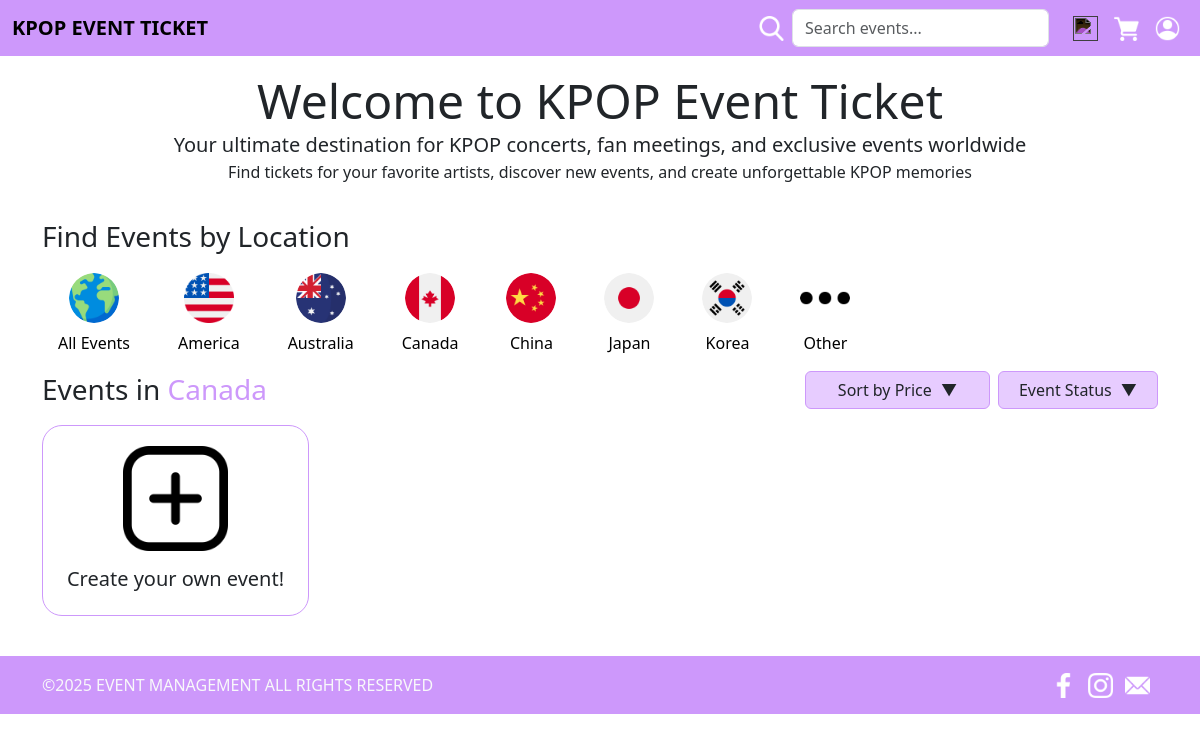
Page /?country=canada on the earlier database version.
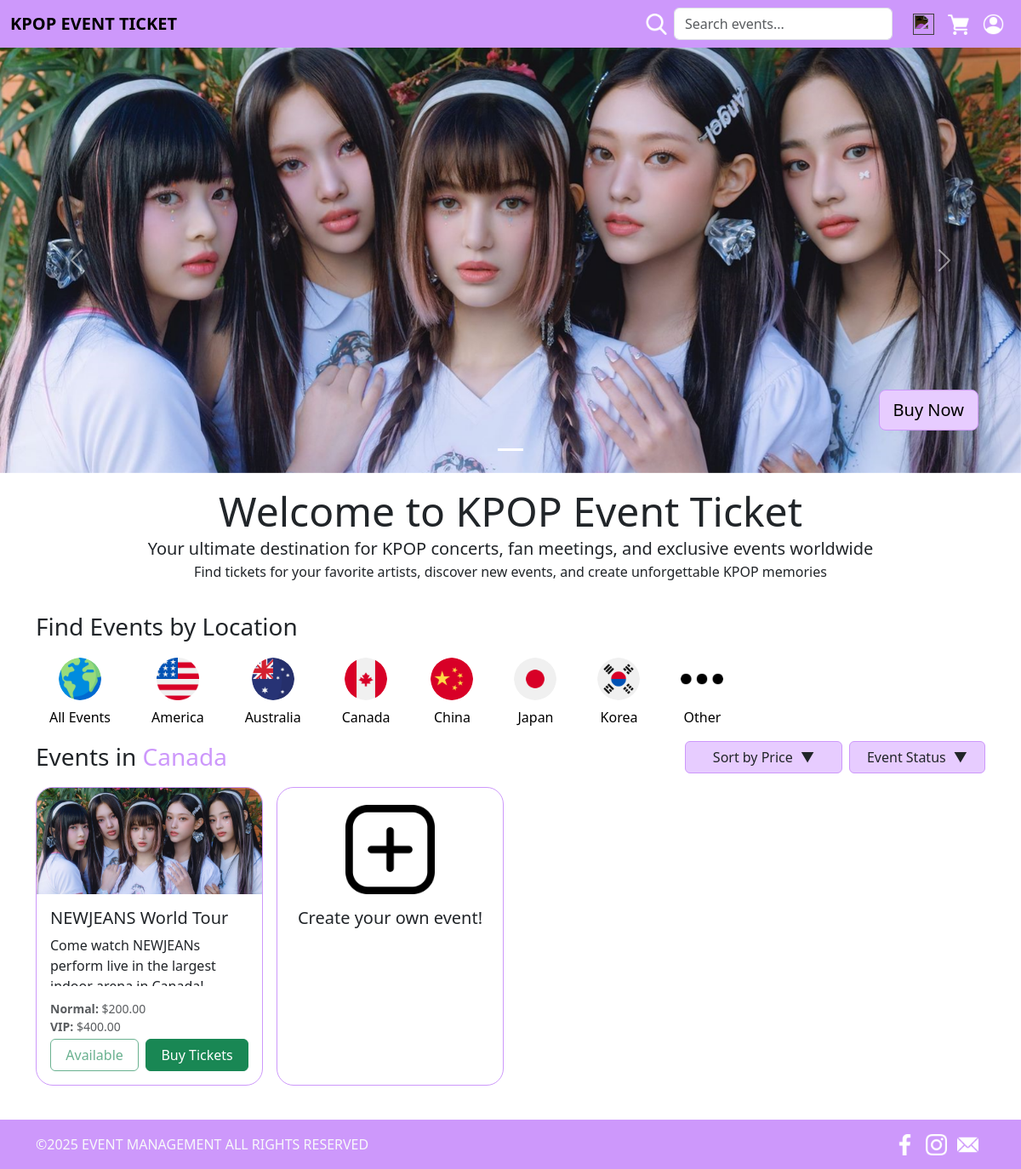
Same page on the later database version.
### website/models.py (models this page shows, shortened)
class Event(db.Model):
    __tablename__ = 'event'
    eventid = db.Column(db.Integer, db.Sequence('seq_reg_id', start=1, increment=1), primary_key=True)
    userid = db.Column(db.Integer, db.ForeignKey('user.userid'))
    artist = db.Column(db.String(100), index=True, nullable=False)
    startTime = db.Column(db.Time, index=True, nullable=False)
    date = db.Column(db.Date, index=True, nullable=False)
    location = db.Column(db.String(100), index=True, nullable=False)
    country = db.Column(db.String(100), index=True, nullable=False)
    title = db.Column(db.String(100), index=True, nullable=False)
    description = db.Column(db.String(255), index=True, nullable=False)
    image = db.Column(db.String(100), index=True, nullable=False)
    status = db.Column(db.String(50), nullable=False, default='Active')
    tags = db.Column(db.String(255), index=True, nullable=True)
    normalAvail = db.Column(db.Integer, index=True, nullable=False)
    vipAvail = db.Column(db.Integer, index=True, nullable=False)
    normalPrice = db.Column(db.Numeric(10,2), index=True, nullable=False)
    vipPrice = db.Column(db.Numeric(10,2), index=True, nullable=False)
    comments = db.relationship('Comment', backref='event', lazy=True)
    orders = db.relationship('Order', backref='event', lazy=True)
    def update_status(self):
        if self.date < date.today():
            self.status = 'Inactive'
        elif self.normalAvail == 0 and self.vipAvail == 0:
            self.status = 'Sold out'
        else:
            if self.status not in ['Available', 'Cancelled']:
                self.status = 'Available'

### website/views.py (the view)
@main_bp.route('/', methods=['GET', 'POST'])
def index():
    country_filter = request.args.get('country', '')
    status_filter = request.args.get('status', '')
    price_sort = request.args.get('price_sort', '')
    query = Event.query
    all_events = Event.query.all()
    for event in all_events:
        event.update_status()
    db.session.commit()
    if country_filter:
        if country_filter == 'other':
            excluded_countries = ['america', 'australia', 'canada', 'china', 'japan', 'korea']
            for country in excluded_countries:
                query = query.filter(~Event.country.ilike(country))
        else:
            query = query.filter(Event.country.ilike(country_filter))
    if status_filter:
        query = query.filter(Event.status == status_filter)
    if price_sort:
        query = query.filter(Event.status == 'Available')
        if price_sort == 'normal_low_to_high':
            query = query.order_by(Event.normalPrice.asc())
        elif price_sort == 'normal_high_to_low':
            query = query.order_by(Event.normalPrice.desc())
        elif price_sort == 'vip_low_to_high':
            query = query.order_by(Event.vipPrice.asc())
        elif price_sort == 'vip_high_to_low':
            query = query.order_by(Event.vipPrice.desc())
    else:
        status_order = case(
            (Event.status == 'Available', 1),
            (Event.status == 'Sold out', 2),
            (Event.status == 'Cancelled', 3),
            (Event.status == 'Inactive', 4),
            else_=5
        )
        query = query.order_by(status_order, Event.date.asc())  # Then by date
    events = query.all()
    return render_template('home.html',
                         events=events,
                         title='Home Page',
                         selected_country=country_filter,
                         selected_status=status_filter,
                         selected_price_sort=price_sort)

### website/templates/home.html (shortened to what the changed rows need)
{% extends "base.html" %}
{% block head %}
<link rel="stylesheet"  href="{{ url_for('static', filename='style/IndexStyle.css') }}">
{% endblock %}
{% block content %}
<div id="eventCarousel" class="carousel slide" data-bs-ride="carousel">
    <div class="carousel-indicators">
        {% for event in events[:4] %}
        <button type="button" data-bs-target="#eventCarousel" data-bs-slide-to="{{ loop.index0 }}"
                class="{% if loop.first %}active{% endif %}"
                aria-label="Slide {{ loop.index }}">
        </button>
        {% endfor %}
    </div>
    <div class="carousel-inner">
        {% for event in events[:4] %}
        <div class="carousel-item position-relative {% if loop.first %}active{% endif %}">
            {% set filename = event.image.split('/')[-1] %}
            <img src="{{ url_for('static', filename='Image/uploads/' + filename) }}"
                 class="d-block w-100" alt="{{ event.title }}">
            {% if event.status == 'Available' and (event.normalAvail > 0 or event.vipAvail > 0) %}
                <a href="{{ url_for('main.event_detail', event_id=event.eventid) }}"
                   class="btn btn-light btn-lg slide-button carousel-buy-btn"
                   style="background-color: #e7ccff; border: solid 1px; border-color: #cd98fb; z-index: 10">
                    Buy Now
                </a>
            {% endif %}
        </div>
        {% endfor %}
    </div>
</div>
{% endblock %}
{% block content2 %}
<div class="container text-center py-3">
    <div class="row">
        <div class="col-12">
            <h1 class="display-5 mb-0">Welcome to KPOP Event Ticket</h1>
        </div>
    </div>
</div>
{% endblock %}
{% block content4 %}
<div class="container my-3" id="events-section">
    <div class="d-flex justify-content-between align-items-center mb-3">
        <h3 class="mb-0">
            {% if selected_country and selected_country != 'all' %}
                Events in <span style="color: #cd98fb">{{ selected_country.title() }}</span>
            {% else %}
                Upcoming Events
            {% endif %}
        </h3>
    </div>
    <div class="row g-3">
        {% for event in events %}
        <div class="col-12 col-md-4 col-lg-3 mb-4">
            <div class="card h-100" style="border: solid 1px; border-color: #cd98fb; border-radius:20px; overflow: hidden">
                <img src="{{ event.image }}" class="card-img-top event-img">
                <div class="card-body">
                    <h5 class="card-title text-truncate" title="{{ event.title }}">{{ event.title }}</h5>
                    <p class="card-text" style="max-height: 60px; height: 76px; overflow: auto">{{ event.description }}</p>
                    <div class="mb-1">
                        <small class="text-muted">
                            <strong>Normal:</strong> ${{ "%0.2f"|format(event.normalPrice) }}<br>
                            <strong>VIP:</strong> ${{ "%0.2f"|format(event.vipPrice) }}
                        </small>
                    </div>
                    <div class="d-flex flex-row flex-md-column flex-lg-row gap-2">
                        {% if event.status == 'Available' %}
                            <button class="btn btn-outline-success flex-fill" disabled>Available</button>
                        {% elif event.status == 'Sold out' %}
                            <button class="btn btn-outline-info flex-fill" disabled>Sold out</button>
                        {% elif event.status == 'Cancelled' %}
                            <button class="btn btn-outline-danger flex-fill" disabled>Cancelled</button>
                        {% else %}
                            <button class="btn btn-outline-secondary flex-fill" disabled>Inactive</button>
                        {% endif %}
                        {% if event.status == 'Available' %}
                            <a href="{{ url_for('main.event_detail', event_id=event.eventid) }}" class="btn btn-success flex-fill">Buy Tickets</a>
                        {% else %}
                            <button class="btn btn-success flex-fill" disabled>Buy Tickets</button>
                        {% endif %}
                    </div>
                </div>
            </div>
        </div>
        {% endfor %}
    </div>
</div>
{% endblock %}

Differences in the rows shown:
added Event: title "Canada", image (picture), title "NEWJEANS World Tour", description "Come watch NEWJEANs perform live in the largest…", normalPrice "200.00", vipPrice "400.00", status "Available"
Other differences:
{{ selected_country.title() }}: "Canada" → (not shown)
